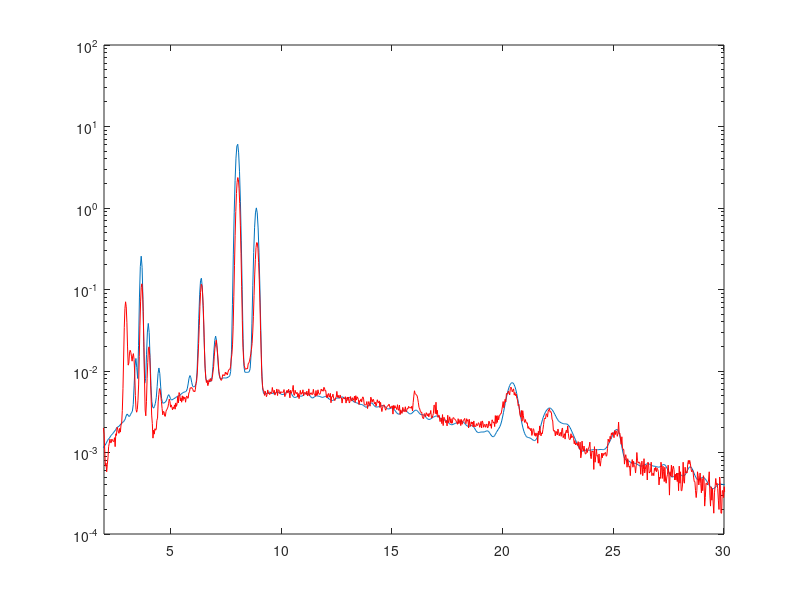

Write MATLAB code to recreate this figure.
clear all; close all;
data=load('convolved_spectrum.dat');
E=data(:,1);
I=data(:,2);
semilogy(E,I);
hold on
data1=load('experimental.dat');
E1=data1(:,1);
I1=data1(:,2);
semilogy(E1,I1*2e-5,'r');
axis([2 30 1e-4 1e2]);
